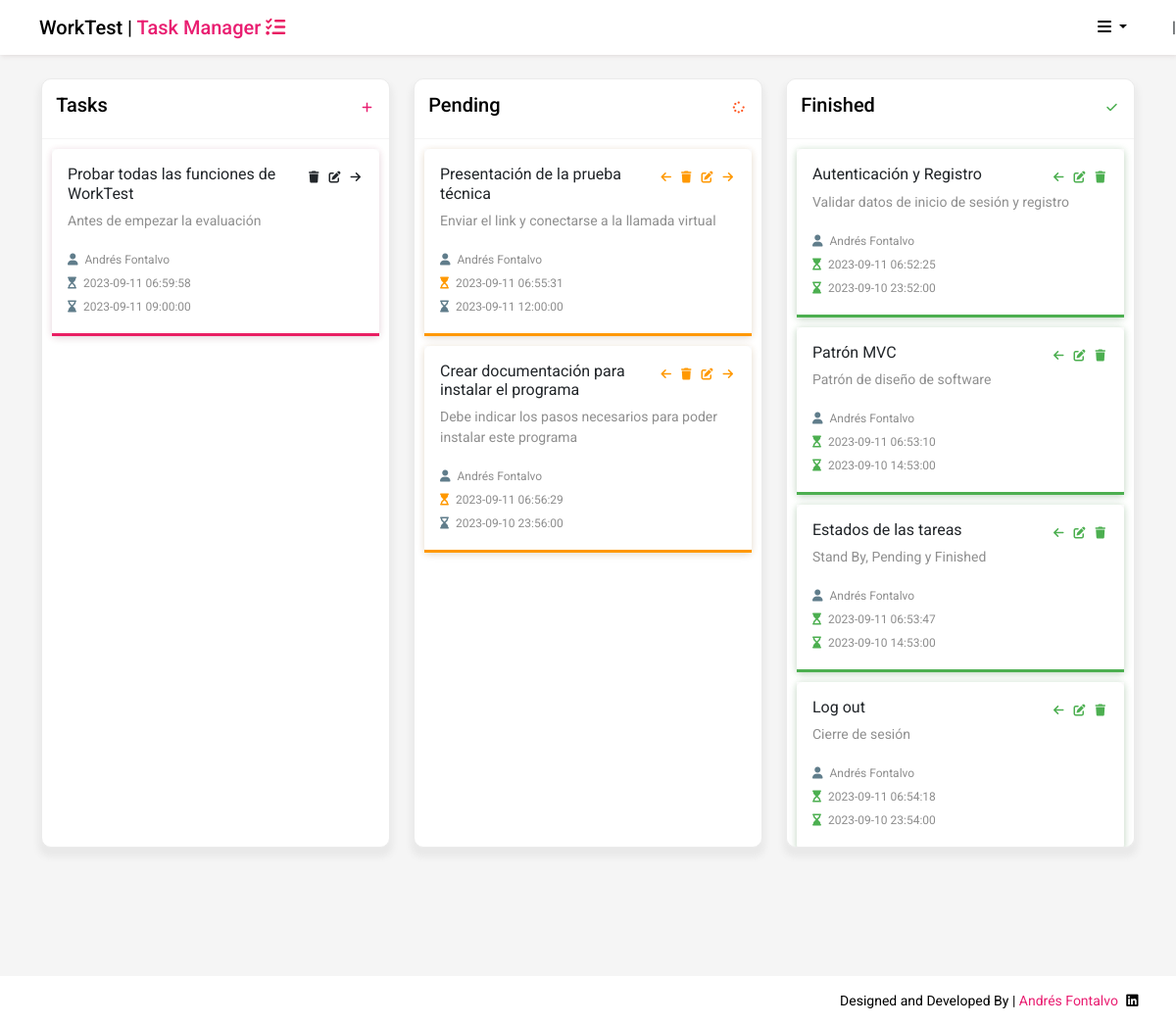
The page /views/home.php (signed in) on the database its author committed.
### tables this page shows
CREATE TABLE `tasks` (
  `id` int(11) NOT NULL,
  `id_user` int(11) NOT NULL,
  `title` varchar(255) NOT NULL,
  `description` text NOT NULL,
  `date_post` datetime NOT NULL,
  `dateToFinish` datetime NOT NULL,
  `status` enum('pending','standby','finished') NOT NULL
);

CREATE TABLE `users` (
  `id` int(11) NOT NULL,
  `name` varchar(255) NOT NULL,
  `email` varchar(255) NOT NULL,
  `password` varchar(255) NOT NULL,
  `date_created` datetime NOT NULL
);

### model/dbModel.php (called while the page is built, shortened)
<?php
class taskManagerModel
{
    private $pdo;
    public function __construct($pdo)
    {
        $this->pdo = $pdo;
    }
    public function getTasks()
    {
        $getTasks = "SELECT
        users.id AS user_id,
        users.name AS user_name,
        users.email AS user_email,
        tasks.id AS task_id,
        tasks.title AS task_title,
        tasks.description AS task_description,
        tasks.date_post AS task_date_post,
        tasks.dateToFinish AS task_date_to_finish,
        tasks.status AS task_status
        FROM
        users
        LEFT JOIN
        tasks
        ON users.id = tasks.id_user
        WHERE tasks.status = 'standby'
        ORDER BY
        users.id";
        $result = $this->pdo->query($getTasks);
        return $result;
    }
}

### required_components/finishedCard.php (the view)
<?php
require_once '../controllers/dbConnection.php';
$getTasks = "SELECT
users.id AS user_id,
users.name AS user_name,
users.email AS user_email,
tasks.id AS task_id,
tasks.title AS task_title,
tasks.description AS task_description,
tasks.date_post AS task_date_post,
tasks.dateToFinish AS task_date_to_finish,
tasks.status AS task_status
FROM
users
LEFT JOIN
tasks
ON users.id = tasks.id_user
WHERE tasks.status = 'finished'
ORDER BY
users.id";
$result = $pdo->query($getTasks);
while ($row = $result->fetch()) {
    if (isset($row['task_status']) && !empty($row['task_status'])) {
?>
        <div class="card">
            <div class="card-body" style="    box-shadow: 0px 1px 7px 0px #4caf503b;
    border-bottom: 3px solid #4caf50;
">
                <span class="action_box finished_box">
                    <span title="Move to pending"><i class="fas fa-arrow-left" onclick="moveTo(<?php echo $row['task_id']; ?>,'pending')"></i></span>
                    <span title="Edit task"><i class="fas fa-edit" onclick="setIdToFormForModifyContent(event)" post-id="<?php echo $row['task_id']; ?>" data-bs-toggle="modal" data-bs-target="#modalEditProgress"></i></span>
                    <span title="Remove task"><i class="fas fa-trash" onclick="deleteTask(<?php echo $row['task_id']; ?>)"></i></span>
                </span>
                <h5 class="card-title"><?php echo $row['task_title']; ?>
                </h5>
                <p class="card-text"><?php echo $row['task_description']; ?></p>
                <a href="#" class="card-link"> <i class="fas fa-user"></i> <?php echo $row['user_name']; ?></a>
                <br>
                <a href="#" class="card-link"><i class="fas fa-hourglass-start" title="Started at" style="color: #4CAF50 !important;"></i> <?php echo $row['task_date_post']; ?></a>
                <br>
                <a href="#" class="card-link"><i class="fas fa-hourglass-end" title="Finish at" style="color: #4CAF50 !important;"></i> <?php echo $row['task_date_to_finish']; ?></a>
            </div>
        </div>
<?php
    }
}
?>

### views/home.php (shortened to what this page needs)
<!doctype html>
<html lang="en">
<head>
    <link href="../assets/css/home.css" rel="stylesheet">
    <link rel="stylesheet" href="https://cdnjs.cloudflare.com/ajax/libs/animate.css/4.1.1/animate.min.css" />
    <link rel="stylesheet" href="https://cdnjs.cloudflare.com/ajax/libs/font-awesome/6.4.2/css/all.min.css" />
    <link href="https://cdn.jsdelivr.net/npm/bootstrap@5.3.1/dist/css/bootstrap.min.css" rel="stylesheet">
</head>
<body>
    <nav class="navbar navbar_top">
        <div class="container">
            <a class="navbar-brand brand_top" href="#">
                WorkTest | <span id="markTitle">Task Manager</span>
                <i class="fas fa-tasks" style="color:#e91e63"></i>
            </a>
            <div class="menu">
                <div class="dropdown">
                    <button class="dropdown-toggle" style="background-color:transparent;border:none" type="button" data-bs-toggle="dropdown" aria-expanded="false">
                        <span style="visibility: hidden;">Dropdown button</span><i class="fas fa-bars"></i>
                    </button>
                </div>
            </div>
        </div>|
    </nav>
    <div class="container">
        <div class="row">
            <div class="col-sm-12 col-md-4 col-lg-4 col-xl-4">
                <div class="tasks dropzone mb-3">
                    <div class="title_box moveTask">
                        <h1 class="h1_title">Tasks <span title="Create a new task" style="float:right;color:#e91e71"> <i data-bs-toggle="modal" data-bs-target="#exampleModal" class="fas fa-plus"></i></span></h1>
                        <hr>
                        <?php
                        require_once('../required_components/requestsCard.php');
                        ?>
                    </div>
                </div>
            </div>
            <div class="col-sm-12 col-md-4 col-lg-4 col-xl-4">
                <div class="tasks dropzone mb-3">
                    <div class="title_box moveTask">
                        <h1 class="h1_title">Pending <span title="Pending tasks" style="float:right;color:#ff5722"> <i class="fas fa-spinner"></i></span></h1>
                        <hr>
                        <?php
                        require_once('../required_components/progressCard.php');
                        ?>
                    </div>
                </div>
            </div>
            <div class="col-sm-12 col-md-4 col-lg-4 col-xl-4">
                <div class="tasks dropzone mb-3">
                    <div class="title_box moveTask">
                        <h1 class="h1_title">Finished <span title="Finished tasks" style="float:right;color:#4caf50"> <i class="fas fa-check"></i></span></h1>
                        <hr>
                        <?php
                        require_once('../required_components/finishedCard.php');
                        ?>
                    </div>
                </div>
            </div>
        </div>
    </div>
    <div class="brand_bottom" href="#">
        <div class="iam" onclick="window.location.href='https://www.linkedin.com/in/andresfontalvo/'">
            Designed and Developed By | <span id="markTitleBottom"> Andrés Fontalvo</span>
            <i class="fab fa-linkedin" style="color:black;margin-left:5px"></i>
        </div>
    </div>
</body>
</html>

### required_components/requestsCard.php
<?php
require_once '../controllers/dbConnection.php';
require '../model/dbModel.php';
$model = new taskManagerModel($pdo);
$result = $model->getTasks();
while ($row = $result->fetch()) {
    if (isset($row['task_status']) && !empty($row['task_status'])) {
?>
        <div class="card">
            <div class="card-body" style="    box-shadow: 0px 1px 7px 0px #e91e6317;
    border-bottom: 3px solid #e91e63;">
                <span class="action_box">
                    <span title="Remove task"><i class="fas fa-trash" onclick="deleteTask(<?php echo $row['task_id']; ?>)"></i></span>
                    <span title="Edit task"><i class="fas fa-edit" onclick="setIdToFormForModifyContent(event)" post-id="<?php echo $row['task_id']; ?>" data-bs-toggle="modal" data-bs-target="#modalEdit"></i></span>
                    <span title="Move to pending"><i class="fas fa-arrow-right" onclick="moveTo(<?php echo $row['task_id']; ?>,'pending')"></i></span>
                </span>
                <h5 class="card-title"><?php echo $row['task_title']; ?>
                </h5>
                <p class="card-text"><?php echo $row['task_description']; ?></p>
                <a href="#" class="card-link"> <i class="fas fa-user"></i> <?php echo $row['user_name']; ?></a>
                <br>
                <a href="#" class="card-link"><i class="fas fa-hourglass-start" title=""></i> <?php echo $row['task_date_post']; ?></a>
                <br>
                <a href="#" class="card-link"><i class="fas fa-hourglass-end"></i> <?php echo $row['task_date_to_finish']; ?></a>
            </div>
        </div>
<?php
    }
}
?>

### required_components/progressCard.php
<?php
require_once '../controllers/dbConnection.php';
$getTasks = "SELECT
users.id AS user_id,
users.name AS user_name,
users.email AS user_email,
tasks.id AS task_id,
tasks.title AS task_title,
tasks.description AS task_description,
tasks.date_post AS task_date_post,
tasks.dateToFinish AS task_date_to_finish,
tasks.status AS task_status
FROM
users
LEFT JOIN
tasks
ON users.id = tasks.id_user
WHERE tasks.status = 'pending'
ORDER BY
users.id";
$result = $pdo->query($getTasks);
while ($row = $result->fetch()) {
    if (isset($row['task_status']) && !empty($row['task_status'])) {
?>
        <div class="card" >
            <div class="card-body" style="box-shadow: 0px 1px 7px 0px #ff98001c;
    border-bottom: 3px solid #FF9800;">
     <span class="action_box progress_box">
                    <span title="Move to Stand by"><i class="fas fa-arrow-left" onclick="moveTo(<?php echo $row['task_id']; ?>,'standby')"></i></span>
                    <span title="Remove task"><i class="fas fa-trash" onclick="deleteTask(<?php echo $row['task_id']; ?>)"></i></span>
                    <span title="Edit task"><i class="fas fa-edit" onclick="setIdToFormForModifyContent(event)" post-id="<?php echo $row['task_id']; ?>" data-bs-toggle="modal" data-bs-target="#modalEditProgress"></i></span>
                    <span title="Move to finished"><i class="fas fa-arrow-right" onclick="moveTo(<?php echo $row['task_id']; ?>,'finished')"></i></span>
                </span>
                <h5 class="card-title"><?php echo $row['task_title']; ?>
                </h5>
                <p class="card-text"><?php echo $row['task_description']; ?></p>
                <a href="#" class="card-link"> <i class="fas fa-user"></i> <?php echo $row['user_name']; ?></a>
                <br>
                <a href="#" class="card-link"><i class="fas fa-hourglass-start" title="Started at" style="color:#ff9800 !important"></i> <?php echo $row['task_date_post']; ?></a>
                <br>
                <a href="#" class="card-link"><i class="fas fa-hourglass-end" title="Finish at"></i> <?php echo $row['task_date_to_finish']; ?></a>
            </div>
        </div>
<?php
    }
}
?>

### assets/css/home.css (style rules this page uses)
body { font-family: "Roboto", sans-serif !important; background-color: whitesmoke !important; }
a { color: #003489; }
.navbar-brand { color: #393939; font-family: "Roboto", sans-serif; font-weight: 500; }
.brand_top { color: #393939; font-family: "Roboto", sans-serif; font-weight: 500; }
.navbar_top { box-shadow: 1px 1px 5px 0px #dfd9d9; background-color: white !important; }
#markTitle { color: #e91e71; }
a.card-link { margin-right: 4px; color: #8d8d8d; text-decoration: none; }
.brand_bottom { width: 100%; position: fixed; font-size: 14px; color: black; font-family: "Roboto", sans-serif; background: white; padding: 15px; bottom: 0; }
#markTitleBottom { color: #e91e71; }
.iam { display: block; float: right; margin-right: 2%; cursor: pointer !important; }
.tasks { width: 100%; border-radius: 10px; position: relative; overflow: auto; height: 75vh; border: 1px solid #ebebeb; background: white !important; box-shadow: 0px 7px 6px 3px #e9e9e9; top: 3%; }
.menu { float: right; }
.h1_title { padding: 4%; color: black; font-size: 20px; font-family: "Roboto", sans-serif; }
hr { margin: 0px !important; border: 0; border-top: 1px solid #6f6f6f4e !important; }
.progress_box span .fas { color: #ff9800 !important; }
.finished_box span .fas { color: #4caf50 !important; }
.card { width: auto; margin: 10px; background: white; box-shadow: 0px 2px 9px 0px #0000001c !important; border: 0 !important; }
a.card-link .fas { margin-right: 4px; color: #607d8b !important; }
.card-title { color: #292929; font-size: 16px !important; font-weight: 400; }
.card-body { border: none; border-bottom: 3px solid #e91e63; }
.fas.fa-spinner { animation: spin 1s linear infinite; }
span .fas { font-size: 12px; margin: 3px; cursor: pointer; }
.card-text { color: #8f8f8f; font-size: 14px; }
.action_box { display: block; float: right; margin-left: 10px !important; }
a { font-size: 12px; color: #4f4f4f; text-decoration: none; }

### rows shown on the page
tasks: title "Probar todas las funciones de WorkTest", description "Antes de empezar la evaluación", id_user.name "Andrés Fontalvo", date_post "2023-09-11 06:59:58", dateToFinish "2023-09-11 09:00:00"
tasks: title "Presentación de la prueba técnica", description "Enviar el link y conectarse a la llamada virtual", id_user.name "Andrés Fontalvo", date_post "2023-09-11 06:55:31", dateToFinish "2023-09-11 12:00:00"
tasks: title "Crear documentación para instalar el programa", description "Debe indicar los pasos necesarios para poder instalar este programa", id_user.name "Andrés Fontalvo", date_post "2023-09-11 06:56:29", dateToFinish "2023-09-10 23:56:00"
tasks: title "Autenticación y Registro", description "Validar datos de inicio de sesión y registro", id_user.name "Andrés Fontalvo", date_post "2023-09-11 06:52:25", dateToFinish "2023-09-10 23:52:00"
tasks: title "Patrón MVC", description "Patrón de diseño de software", id_user.name "Andrés Fontalvo", date_post "2023-09-11 06:53:10", dateToFinish "2023-09-10 14:53:00"
tasks: title "Estados de las tareas", description "Stand By, Pending y Finished", id_user.name "Andrés Fontalvo", date_post "2023-09-11 06:53:47", dateToFinish "2023-09-10 14:53:00"
tasks: title "Log out", description "Cierre de sesión", id_user.name "Andrés Fontalvo", date_post "2023-09-11 06:54:18", dateToFinish "2023-09-10 23:54:00"
